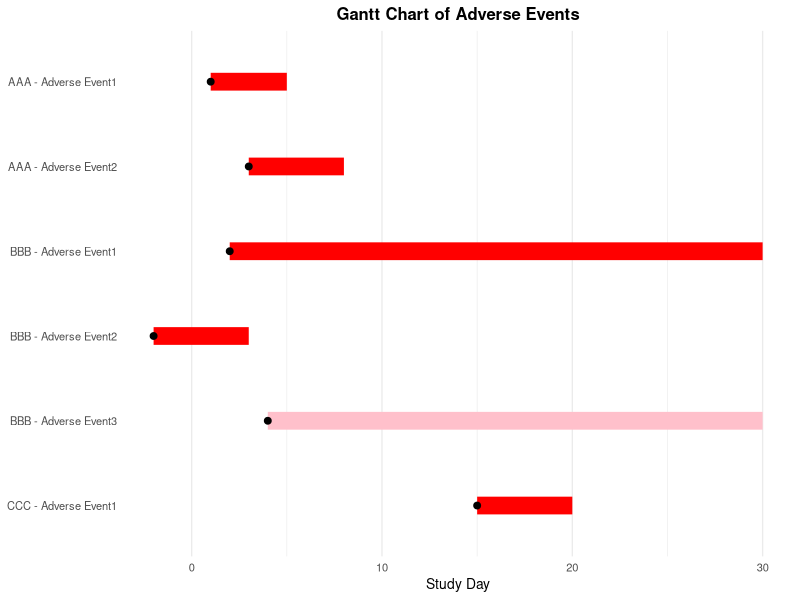

R code for this plot:
out <- Sys.getenv("OUT_DIR")
if (out == "" || is.na(out)) out <- getwd()
if (!dir.exists(out)) dir.create(out, recursive = TRUE, showWarnings = FALSE)

suppressPackageStartupMessages({
  library(dplyr)
  library(tibble)
  library(openxlsx)
})

# -------------------------------------------------------------------------
# test_dummy_data (as in SAS macro)
dummy <- tibble::tibble(
  SUBJID = c("AAA", "AAA", "BBB", "BBB", "BBB", "CCC"),
  AETERM = c("Adverse Event1", "Adverse Event2", "Adverse Event1",
             "Adverse Event2", "Adverse Event3", "Adverse Event1"),
  AESTDY = c(1, 3, 2, -2, 4, 15),
  AEENDY = c(5, 8, 30, 3, NA_real_, 20)
)

target_st <- "AESTDY"
target_en <- "AEENDY"

# proc sql: min(min(&target_st,1)) and max(max(&target_st,&target_en))
min_val <- min(pmin(dummy[[target_st]], 1), na.rm = TRUE)
row_max <- ifelse(is.na(dummy[[target_en]]),
                  dummy[[target_st]],
                  pmax(dummy[[target_st]], dummy[[target_en]], na.rm = TRUE))
max_val <- max(row_max, na.rm = TRUE)
range_val <- (max_val - min_val) + as.integer(0 < min_val)  # 32

# data __wk1 logic
wk1 <- dummy %>%
  mutate(
    st = ifelse(min_val < 1,
                .data[[target_st]] - min_val + as.integer(.data[[target_st]] < 1),
                .data[[target_st]]),
    en = ifelse(min_val < 1,
                ifelse(is.na(.data[[target_en]]), NA_real_,
                       .data[[target_en]] - min_val + as.integer(.data[[target_en]] < 1)),
                .data[[target_en]])
  )

n <- nrow(wk1)
ar_mat <- matrix(" ", nrow = n, ncol = range_val)  # SAS blank is single space

for (r in seq_len(n)) {
  st_r <- wk1$st[r]
  en_r <- wk1$en[r]
  for (j in seq_len(range_val)) {
    if (!is.na(en_r) && st_r <= j && j <= en_r) {
      ar_mat[r, j] <- "Y"
    } else if (is.na(en_r) && st_r == j) {
      ar_mat[r, j] <- "Y"
    } else if (is.na(en_r) && st_r <= j) {
      ar_mat[r, j] <- "O"
    } else {
      ar_mat[r, j] <- " "
    }
  }
}

# Day labels: from min to max excluding 0, length == range_val
day_seq <- seq(min_val, max_val)
day_seq <- day_seq[day_seq != 0]
day_labels <- as.character(day_seq)  # "-2","-1","1",...,"30"

# Build gant dataset as SAS reference expects:
# columns: ID, EVENT, STDY, ENDY, -2, -1, 1, 2, ..., 30
gant_core <- tibble::tibble(
  ID = dummy$SUBJID,
  EVENT = dummy$AETERM,
  STDY = dummy$AESTDY,
  ENDY = dummy$AEENDY
)

ar_df_named <- as_tibble(ar_mat, .name_repair = "minimal")
colnames(ar_df_named) <- day_labels

gant <- bind_cols(gant_core, ar_df_named)

# Write dataset gant.csv with exact SAS column names
# Use na="" for missing ENDY, but keep " " for blank day cells
# write.csv will quote " " correctly
write.csv(gant, file.path(out, "gant.csv"), row.names = FALSE, na = "")

# -------------------------------------------------------------------------
# Build Excel file equivalent to ODS EXCEL
header <- c("ID", "Event", "STDY", "ENDY", day_labels)
excel_data_full <- bind_cols(gant_core, ar_df_named)
colnames(excel_data_full) <- header

wb <- createWorkbook()
addWorksheet(wb, "GANT")

header_darkblue <- createStyle(fgFill = "#00008B", fontColour = "#FFFFFF",
                               textDecoration = "bold", halign = "center", valign = "center",
                               border = "TopBottomLeftRight", borderStyle = "thin")
header_blue <- createStyle(fgFill = "#0000FF", fontColour = "#FFFFFF",
                           textDecoration = "bold", halign = "center", valign = "center",
                           border = "TopBottomLeftRight", borderStyle = "thin")
style_red <- createStyle(fgFill = "#FF0000", fontColour = "#FF0000",
                         halign = "center", border = "TopBottomLeftRight", borderStyle = "thin")
style_pink <- createStyle(fgFill = "#FFC0CB", fontColour = "#FFC0CB",
                          halign = "center", border = "TopBottomLeftRight", borderStyle = "thin")
style_white <- createStyle(fgFill = "#FFFFFF", fontColour = "#FFFFFF",
                           halign = "center", border = "TopBottomLeftRight", borderStyle = "thin")
style_normal <- createStyle(halign = "left", valign = "center",
                            border = "TopBottomLeftRight", borderStyle = "thin")
style_normal_center <- createStyle(halign = "center", valign = "center",
                                    border = "TopBottomLeftRight", borderStyle = "thin")

writeData(wb, "GANT", t(header), startRow = 1, startCol = 1, colNames = FALSE, rowNames = FALSE)
for (c in seq_along(header)) {
  st <- if (c <= 4) header_darkblue else header_blue
  addStyle(wb, "GANT", style = st, rows = 1, cols = c, gridExpand = FALSE, stack = TRUE)
}
writeData(wb, "GANT", excel_data_full, startRow = 2, startCol = 1, colNames = FALSE, rowNames = FALSE)

n_rows <- nrow(excel_data_full)
n_cols <- ncol(excel_data_full)
for (r in seq_len(n_rows)) {
  excel_row <- r + 1
  addStyle(wb, "GANT", style = style_normal, rows = excel_row, cols = 1, gridExpand = FALSE, stack = TRUE)
  addStyle(wb, "GANT", style = style_normal, rows = excel_row, cols = 2, gridExpand = FALSE, stack = TRUE)
  addStyle(wb, "GANT", style = style_normal_center, rows = excel_row, cols = 3, gridExpand = FALSE, stack = TRUE)
  addStyle(wb, "GANT", style = style_normal_center, rows = excel_row, cols = 4, gridExpand = FALSE, stack = TRUE)
  for (c in 5:n_cols) {
    j <- c - 4
    val <- trimws(ar_mat[r, j])
    st_cell <- if (val == "Y") style_red else if (val == "O") style_pink else style_white
    addStyle(wb, "GANT", style = st_cell, rows = excel_row, cols = c, gridExpand = FALSE, stack = TRUE)
  }
}
setColWidths(wb, "GANT", cols = 1, widths = 10)
setColWidths(wb, "GANT", cols = 2, widths = 20)
setColWidths(wb, "GANT", cols = 3:4, widths = 8)
if (n_cols >= 5) setColWidths(wb, "GANT", cols = 5:n_cols, widths = 3)
freezePane(wb, "GANT", firstActiveRow = 2, firstActiveCol = 5)
saveWorkbook(wb, file.path(out, "gant.xlsx"), overwrite = TRUE)

# Plain-text rendering
txt_path <- file.path(out, "gant.txt")
sink(txt_path)
cat("Gantt Chart Data\n")
print(as.data.frame(gant), row.names = FALSE)
sink()

# PNG visualization
suppressPackageStartupMessages(library(ggplot2))
plot_df <- dummy %>%
  mutate(
    row_id = row_number(),
    label = paste(SUBJID, AETERM, sep = " - "),
    end_plot = ifelse(is.na(AEENDY), max_val, AEENDY)
  )
p <- ggplot(plot_df) +
  geom_segment(aes(x = AESTDY, xend = end_plot, y = reorder(label, -row_id), yend = reorder(label, -row_id),
                   colour = is.na(AEENDY)), linewidth = 6) +
  geom_point(aes(x = AESTDY, y = reorder(label, -row_id)), size = 2) +
  scale_colour_manual(values = c("TRUE" = "pink", "FALSE" = "red"), guide = "none") +
  labs(title = "Gantt Chart of Adverse Events", x = "Study Day", y = NULL) +
  theme_minimal(base_size = 10) +
  theme(panel.grid.major.y = element_blank(), plot.title = element_text(hjust = 0.5, face = "bold"))
ggsave(file.path(out, "gant.png"), plot = p, width = 10, height = 4, dpi = 150, bg = "white")
